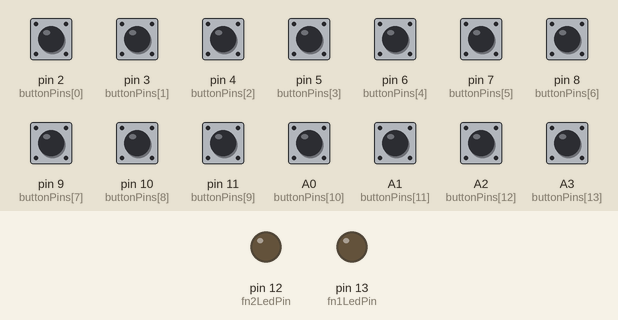
A sketch run on a simulated Arduino Uno, built with avr-gcc and run on an emulated ATmega328P. Shown: output pins drawn as LEDs (lit = HIGH). The inputs (shaded band) are chosen by the test bench; at power-on: A0 (buttonPins[10]), A1 (buttonPins[11]), A2 (buttonPins[12]), A3 (buttonPins[13]), pin 2 (buttonPins[0]), pin 3 (buttonPins[1]), pin 4 (buttonPins[2]), pin 5 (buttonPins[3]), pin 6 (buttonPins[4]), pin 7 (buttonPins[5]), pin 8 (buttonPins[6]), pin 9 (buttonPins[7]), pin 10 (buttonPins[8]), pin 11 (buttonPins[9]) HIGH. The modem accepts every AT command (registered, SIM ready, sends succeed) and sends nothing else.

Above: at 1.2 s.
1.3 s: A0 (buttonPins[10]) pulled LOW for 0.15 s
At 2.4 s:
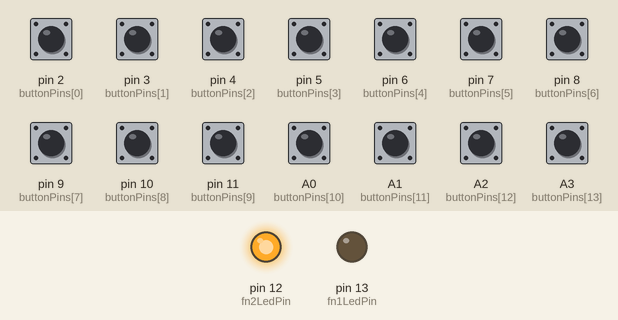
2.9 s: A1 (buttonPins[11]) pulled LOW for 0.15 s
At 3.6 s:
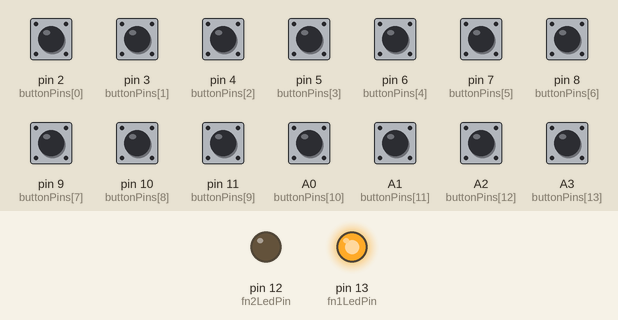
4.5 s: A1 (buttonPins[11]) pulled LOW for 1 s
At 4.8 s:
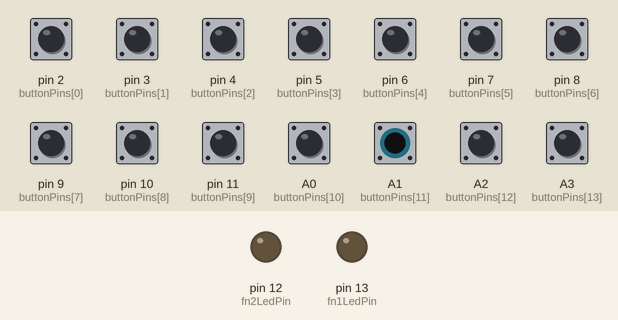
7.0 s: A0 (buttonPins[10]) pulled LOW for 1 s
At 7.9 s:
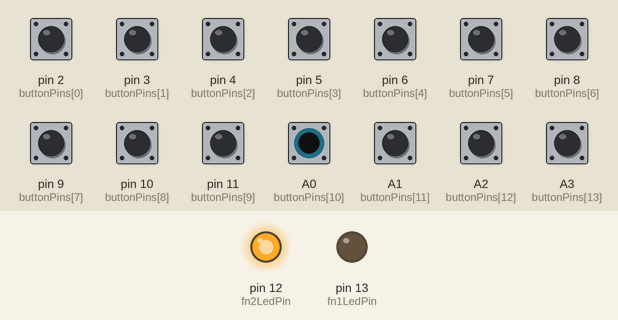
Timing chart, 0 to 10.0 s (numbered marks = the images above; inputs shaded):
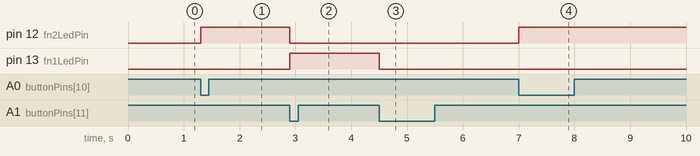

The sketch:

switchPanelSlave2.ino
```cpp
#include <SoftwareSerial.h>
/*
  SLAVE 2 - ARDUINO - 14 Push Button Serial interface with debounce. Sends button commands 1 - 42 as bytes via virtual serial port(pins 18 and 19)
  Implements a 2 button Fn system with LED indicators
*/
const int buttonPins[] = {2,3,4,5,6,7,8,9,10,11,14,15,16,17};
int prevStates[14] = {1};
int states[14] = {1};
bool fn1 = false;
bool fn2 = false;
const int debounceDelay = 20; // debounce delay time in ms
const int fn1LedPin = 13;
const int fn2LedPin = 12;
SoftwareSerial link(19, 18);

void setup(){
  //rx and tx data lines
  link.begin(9600);
  pinMode(18, OUTPUT);
  pinMode(19, INPUT);
  //Push Buttons
  pinMode(2, INPUT_PULLUP);
  pinMode(3, INPUT_PULLUP);
  pinMode(4, INPUT_PULLUP);
  pinMode(5, INPUT_PULLUP);
  pinMode(6, INPUT_PULLUP);
  pinMode(7, INPUT_PULLUP);
  pinMode(8, INPUT_PULLUP);
  pinMode(9, INPUT_PULLUP);
  pinMode(10, INPUT_PULLUP);
  pinMode(11, INPUT_PULLUP);
  pinMode(A0, INPUT_PULLUP);
  pinMode(A1, INPUT_PULLUP);
  pinMode(A2, INPUT_PULLUP);
  pinMode(A3, INPUT_PULLUP);
  //LED's
  pinMode(12, OUTPUT);
  pinMode(13, OUTPUT);
}
/*
  Debounce buttons, check for fn's and send send serial data accordingly.
*/
void loop(){
  for(int i = 0; i < 14; i++){
    int state = digitalRead(buttonPins[i]);
    states[i] = state;
  }
  for(int i = 0; i < 14; i++){
    if(states[i] != prevStates[i]){
      int fn = 0;
      if(states[i] == LOW){ // on button press
        if(i == 11){ //fn1 button Pin
          fn = fnToggle(1);
        } else if(i == 10){ //fn2 button pin
          fn = fnToggle(2);
        }
      }
      int buttonID = i+1;
      if(fn1 == true){
        buttonID += 14;
      } else if(fn2 == true){
        buttonID += 28;
      }
      if(states[i] == LOW){ // only write once.
        link.write(buttonID);//Send integers 1 - 42 as bytes
      }
      prevStates[i] = states[i];
      delay(debounceDelay);
    }
  }
}
/*
  Toggle fn1 and fn2 variables and LEDs. They cannot both be true. return fn value 1, 2 or 0
*/
int fnToggle(int fn){
  if(fn == 1){
    fn1 = !fn1;
    if(fn1 == true){
      digitalWrite(fn1LedPin, HIGH);
      digitalWrite(fn2LedPin, LOW);
      fn2 = false;
      return 1;
    } else {
      digitalWrite(fn1LedPin, LOW);
      return 0;
    }
  } else {
    fn2 = !fn2;
    if(fn2 == true){
      digitalWrite(fn2LedPin, HIGH);
      digitalWrite(fn1LedPin, LOW);
      fn1 = false;
      return 2;
    } else {
      digitalWrite(fn2LedPin, LOW);
      return 0;
    }
  }
}
```

Measured:
- after the input at 1.3 s, pin 12 (fn2LedPin): LOW → HIGH at once
- after the input at 2.9 s, pin 12 (fn2LedPin): HIGH → LOW at once; pin 13 (fn1LedPin): LOW → HIGH at once
- after the input at 4.5 s, pin 13 (fn1LedPin): HIGH → LOW at once
- after the input at 7.0 s, pin 12 (fn2LedPin): LOW → HIGH at once
